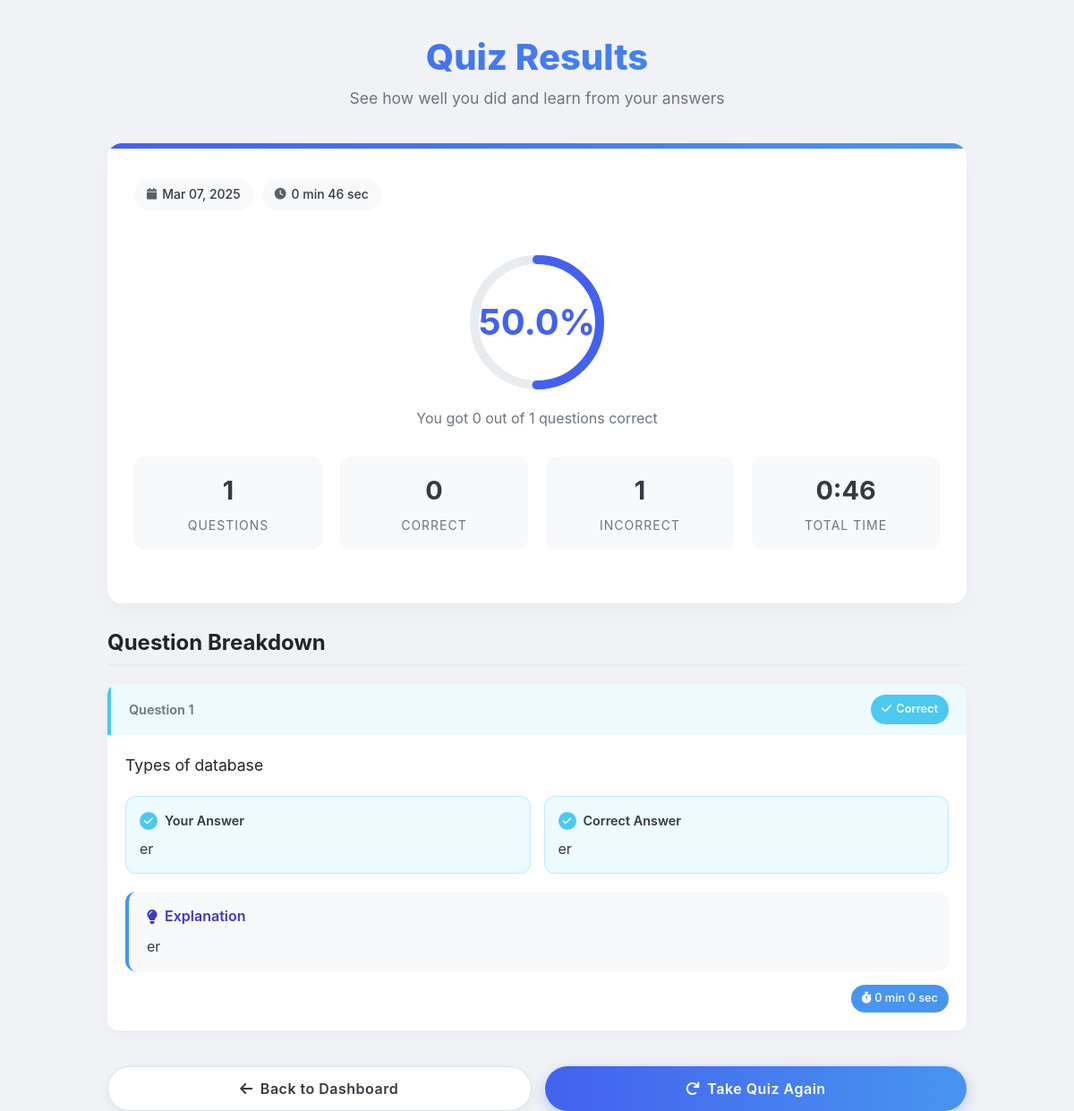
/quiz/result/8 (signed in), run on the app's committed database.
### app.py (models this page shows, shortened)
class QuizAttempt(db.Model):
    __tablename__ = 'quiz_attempt'
    id = db.Column(db.Integer, primary_key=True)
    user_id = db.Column(db.Integer, db.ForeignKey('user.id'), nullable=False)
    quiz_id = db.Column(db.Integer, db.ForeignKey('quiz.id'), nullable=False)
    start_time = db.Column(db.DateTime, nullable=False)
    end_time = db.Column(db.DateTime, nullable=True)
    score = db.Column(db.Float, nullable=True)
    user = db.relationship('User', back_populates='quiz_attempts')
    question_attempts = db.relationship('QuestionAttempt', backref='quiz_attempt', lazy=True, cascade="all, delete-orphan")

class Question(db.Model):
    id = db.Column(db.Integer, primary_key=True)
    quiz_id = db.Column(db.Integer, db.ForeignKey('quiz.id'), nullable=False)
    question_text = db.Column(db.Text, nullable=False)
    options = db.relationship('Option', backref='question', lazy=True, cascade="all, delete-orphan")
    correct_option_index = db.Column(db.Integer, nullable=False)
    explanation = db.Column(db.Text, nullable=False)  # New field for answer explanation

class Option(db.Model):
    id = db.Column(db.Integer, primary_key=True)
    question_id = db.Column(db.Integer, db.ForeignKey('question.id'), nullable=False)
    option_text = db.Column(db.Text, nullable=False)

### app.py (the view)
@app.route('/quiz/result/<int:attempt_id>')
@login_required
def quiz_result(attempt_id):
    attempt = QuizAttempt.query.get_or_404(attempt_id)
    if attempt.user_id != get_current_user().id:
        abort(403)
    question_results = []
    for question in attempt.quiz.questions:
        attempt_data = QuestionAttempt.query.filter_by(
            quiz_attempt_id=attempt.id,
            question_id=question.id
        ).first()
        if attempt_data:
            result = {
                'question': question.question_text,
                'selected_option': next(
                    (opt.option_text for opt in question.options
                     if opt.id == attempt_data.selected_option_id),
                    None
                ),
                'correct_option': question.options[question.correct_option_index].option_text,
                'is_correct': attempt_data.is_correct,
                'explanation': question.explanation,
                'time_spent': (attempt_data.end_time - attempt_data.start_time).total_seconds() \
                    if attempt_data.end_time else None
            }
            question_results.append(result)
    return render_template(
        'user/quiz_result.html',
        attempt=attempt,
        quiz=attempt.quiz,  # Add this line
        question_results=question_results,
        total_time=(attempt.end_time - attempt.start_time).total_seconds()
    )

### app.py (called while the page is built)
def get_current_user():
    if 'user_id' in session:
        return User.query.get(session['user_id'])
    return None

@app.context_processor
def utility_processor():
    return dict(current_user=get_current_user())

def login_required(f):
    @wraps(f)
    def decorated_function(*args, **kwargs):
        if 'user_id' not in session:
            flash('Please login first.', 'error')
            return redirect(url_for('login'))
        return f(*args, **kwargs)
    return decorated_function

### templates/user/quiz_result.html (shortened to what this page needs)
<!DOCTYPE html>
<html lang="en">
<head>
    <link rel="stylesheet" href="https://cdnjs.cloudflare.com/ajax/libs/bootstrap/5.3.0/css/bootstrap.min.css">
    <link rel="stylesheet" href="https://cdnjs.cloudflare.com/ajax/libs/font-awesome/6.0.0/css/all.min.css">
</head>
<body>
    <div class="container">
        <div class="page-header">
            <h1>Quiz Results</h1>
            <p>See how well you did and learn from your answers</p>
        </div>
        <div class="dashboard-card">
            <div class="summary-header">
                <div>
                    <h2 class="quiz-title">{{ attempt.quiz.title }}</h2>                    <div class="quiz-meta">
                        <span class="meta-tag">
                            <i class="fas fa-calendar"></i> {{ attempt.start_time.strftime('%b %d, %Y') }}
                        </span>
                        <span class="meta-tag">
                            <i class="fas fa-clock"></i> {{ '%d min %d sec'|format(total_time // 60, total_time % 60) }}
                        </span>
                    </div>
                </div>
            </div>
            <div class="score-display">
                <div class="score-ring">
                    <svg class="score-circle" viewBox="0 0 160 160">
                        <circle class="score-bg" cx="80" cy="80" r="70"></circle>
                        <circle class="score-progress" cx="80" cy="80" r="70" style="--score: {{ attempt.score }}"></circle>
                    </svg>
                    <div class="score-text">{{ "%.1f"|format(attempt.score) }}%</div>
                </div>
                <div class="score-subtext">
                    You got {{ (attempt.score / 100 * question_results|length)|int }} out of {{ question_results|length }} questions correct
                </div>
            </div>
            <div class="quiz-stats">
                <div class="stat-card">
                    <div class="stat-value">{{ question_results|length }}</div>
                    <div class="stat-label">Questions</div>
                </div>
                <div class="stat-card">
                    <div class="stat-value">{{ (attempt.score / 100 * question_results|length)|int }}</div>
                    <div class="stat-label">Correct</div>
                </div>
                <div class="stat-card">
                    <div class="stat-value">{{ question_results|length - (attempt.score / 100 * question_results|length)|int }}</div>
                    <div class="stat-label">Incorrect</div>
                </div>
                <div class="stat-card">
                    <div class="stat-value">{{ '%d:%02d'|format(total_time // 60, total_time % 60) }}</div>
                    <div class="stat-label">Total Time</div>
                </div>
            </div>
        </div>
        <h3 class="section-heading">Question Breakdown</h3>
        {% for result in question_results %}
        <div class="question-card">
            <div class="card-status {% if result.is_correct %}status-correct{% else %}status-incorrect{% endif %}">
                <span class="question-number">Question {{ loop.index }}</span>
                <span class="status-badge {% if result.is_correct %}badge-correct{% else %}badge-incorrect{% endif %}">
                    {% if result.is_correct %}
                        <i class="fas fa-check"></i> Correct
                    {% else %}
                        <i class="fas fa-times"></i> Incorrect
                    {% endif %}
                </span>
            </div>
            <div class="card-content">
                <p class="question-text">{{ result.question }}</p>
                <div class="answer-grid">
                    <div class="answer-box user-answer {% if result.is_correct %}answer-correct{% else %}answer-incorrect{% endif %}">
                        <div class="answer-label">
                            <span class="icon-status {% if result.is_correct %}icon-correct{% else %}icon-incorrect{% endif %}">
                                <i class="fas {% if result.is_correct %}fa-check{% else %}fa-times{% endif %}"></i>
                            </span>
                            Your Answer
                        </div>
                        <div class="answer-content">
                            {% if result.selected_option %}
                                {{ result.selected_option }}
                            {% else %}
                                <em>No answer provided</em>
                            {% endif %}
                        </div>
                    </div>
                    <div class="answer-box correct-answer-box">
                        <div class="answer-label">
                            <span class="icon-status icon-correct">
                                <i class="fas fa-check"></i>
                            </span>
                            Correct Answer
                        </div>
                        <div class="answer-content">
                            {{ result.correct_option }}
                        </div>
                    </div>
                </div>
                <div class="explanation-container">
                    <div class="explanation-header">
                        <i class="fas fa-lightbulb"></i> Explanation
                    </div>
                    <div class="explanation-content">
                        {{ result.explanation }}
                    </div>
                </div>
                {% if result.time_spent is not none %}
                <div class="time-indicator">
                    <span class="time-badge">
                        <i class="fas fa-stopwatch"></i>
                        {{ '%d min %d sec'|format(result.time_spent // 60, result.time_spent % 60) }}
                    </span>
                </div>
                {% endif %}
            </div>
        </div>
        {% endfor %}
        <div class="action-buttons">
            <a href="{{ url_for('dashboard') }}" class="btn btn-secondary btn-action">
                <i class="fas fa-arrow-left"></i> Back to Dashboard
            </a>
            <a href="{{ url_for('user_quiz') }}" class="btn btn-primary btn-action">
                <i class="fas fa-redo"></i> Take Quiz Again
            </a>
        </div>
    </div>
</body>
</html>

### data on the page
QuizAttempt: start_time "Mar 07, 2025", score "50.0"
Question: question "Types of database", explanation "er"
Option: selected_option "er", correct_option "er"

### other printed values
{{ '%d min %d sec'|format(total_time // 60, total_time % 60) }} "0 min 46 sec"
{{ (attempt.score / 100 * question_results|length)|int }} "0"
{{ question_results|length }} "1"
{{ '%d:%02d'|format(total_time // 60, total_time % 60) }} "0:46"
